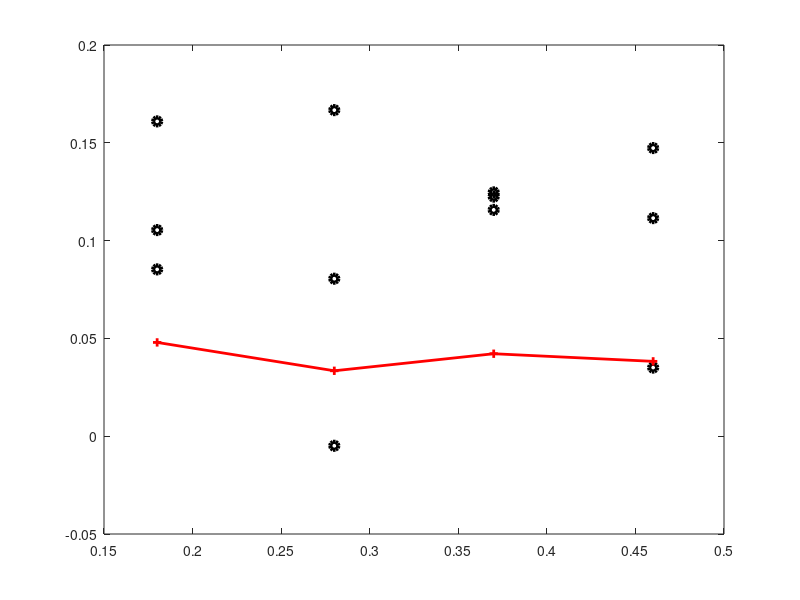

The MATLAB source for this figure: (Note: this script raises an error after producing the figure.)
load('flux_BL_Nwaves.mat');

axis_size = 27;
fontSize1 = 30;
fontSize2 = 22;
fontSize3 = 22;
ss =3;

eps = [0.18, 0.18, 0.18, 0.28, 0.28, 0.28, 0.37, 0.37, 0.37, 0.46, 0.46, 0.46];

eps_OF = [0.18, 0.28, 0.37, 0.46];

mean_flux = [mean(flux(1:3,2)), mean(flux(4:6,2)), mean(flux(7:9,2)), mean(flux(10:12,2))]*10^4; %in cm^2/s
err = [std(flux(1:3,2)), std(flux(4:6,2)), std(flux(7:9,2)), std(flux(10:12,2))]*10^4;%in cm^2/s

[p,S] = polyfit(eps(1:12),flux(1:12,2),1); 
x1 = linspace(0,1,1000);
y1 = polyval(p,x1);
[y_fit,delta] = polyval(p,x1,S);



figure(1)
l(11) = plot(eps(1:12),flux(1:12,2)*10^4,'ko','DisplayName','Experiment','LineWidth',ss);
hold on
l(12) = plot(eps_OF,flux_OF_use*10^4,'+-r','DisplayName','OpenFOAM','LineWidth',ss-1);
hold on
yline(0)

set(gca,'fontsize',axis_size);
set(gcf, 'Position',  [300, 300, 800, 550])
xlabel('$\epsilon$ H/h','interpreter','latex','FontSize', fontSize1);
ylabel('$\bar{Q}$[cm$^2$/s]','interpreter','latex','FontSize', fontSize1);
legend(l(11:12),'FontSize',fontSize3)
grid minor
hold off

%ERROR
figure(3)
l(17) = errorbar(eps_OF(1:4),mean_flux,err,'.b','DisplayName','2\sigma_x(mean exp)','LineWidth',ss-1);
hold on
l(18) = plot(eps_OF,flux_OF_use*10^4,'+r','DisplayName','OpenFoam','LineWidth',ss-1);
hold on
l(19) = plot(x1,y_fit*10^4,'k-','DisplayName','linear regression','LineWidth',ss-1);
hold on
l(20)= plot(x1,(y_fit+2*delta)*10^4,'m--','DisplayName','95% Prediction Interval','LineWidth',ss-1);
hold on
l(21)= plot(x1,(y_fit-2*delta)*10^4,'m--','LineWidth',ss-1);

set(gca,'fontsize',axis_size);
set(gcf, 'Position',  [300, 300, 800, 550])
xlabel('$\epsilon H/h$','interpreter','latex','FontSize', fontSize1);
ylabel('$\bar{Q}$[cm$^2$/s]','interpreter','latex','FontSize', fontSize1);
legend(l(17:20),'FontSize',fontSize3)
grid minor
hold off

